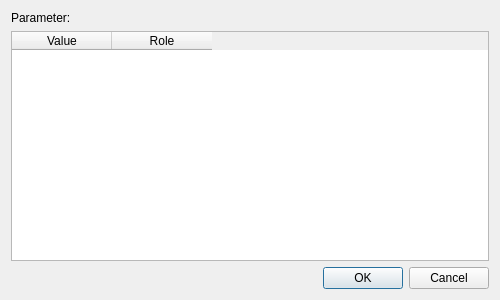
<?xml version="1.0" encoding="UTF-8"?>
<ui version="4.0">
 <class>EditLocalParameterDialog</class>
 <widget class="QDialog" name="EditLocalParameterDialog">
  <property name="geometry">
   <rect>
    <x>0</x>
    <y>0</y>
    <width>500</width>
    <height>300</height>
   </rect>
  </property>
  <property name="windowTitle">
   <string>Edit parameter values</string>
  </property>
  <layout class="QVBoxLayout" name="verticalLayout">
   <item>
    <widget class="QLabel" name="lblParameterName">
     <property name="text">
      <string>Parameter:</string>
     </property>
    </widget>
   </item>
   <item>
    <widget class="QTableWidget" name="tableWidget">
     <property name="editTriggers">
      <set>QAbstractItemView::AllEditTriggers</set>
     </property>
     <column>
      <property name="text">
       <string>Value</string>
      </property>
     </column>
     <column>
      <property name="text">
       <string>Role</string>
      </property>
     </column>
    </widget>
   </item>
   <item>
    <widget class="QDialogButtonBox" name="buttonBox">
     <property name="orientation">
      <enum>Qt::Horizontal</enum>
     </property>
     <property name="standardButtons">
      <set>QDialogButtonBox::Cancel|QDialogButtonBox::Ok</set>
     </property>
    </widget>
   </item>
  </layout>
 </widget>
 <resources/>
 <connections>
  <connection>
   <sender>buttonBox</sender>
   <signal>accepted()</signal>
   <receiver>EditLocalParameterDialog</receiver>
   <slot>accept()</slot>
   <hints>
    <hint type="sourcelabel">
     <x>248</x>
     <y>254</y>
    </hint>
    <hint type="destinationlabel">
     <x>157</x>
     <y>274</y>
    </hint>
   </hints>
  </connection>
  <connection>
   <sender>buttonBox</sender>
   <signal>rejected()</signal>
   <receiver>EditLocalParameterDialog</receiver>
   <slot>reject()</slot>
   <hints>
    <hint type="sourcelabel">
     <x>316</x>
     <y>260</y>
    </hint>
    <hint type="destinationlabel">
     <x>286</x>
     <y>274</y>
    </hint>
   </hints>
  </connection>
 </connections>
</ui>
